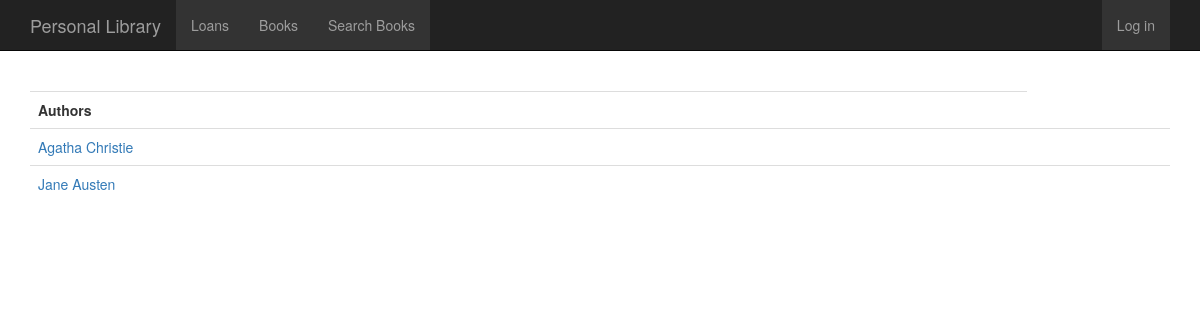
/author/, run on an earlier commit of the app's database.
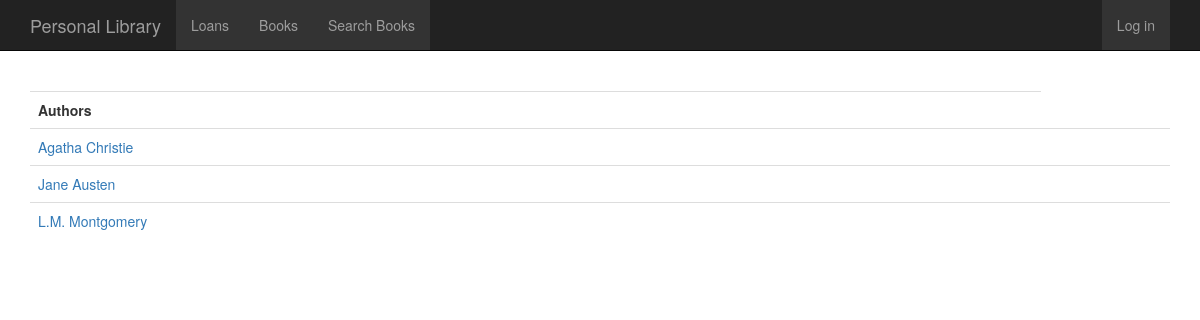
And on a later commit of the database.
### libraryapp/models.py (models this page shows)
class Author(models.Model):
	author = models.CharField(max_length=2000, null=True)

### libraryapp/views.py (the view)
# urls.py: url(r'^author/$', AuthorList.as_view(), name='author_list'),
class AuthorList(ListView):
    model = Author
    ordering = ['author']

### libraryapp/templates/libraryapp/author_list.html (shortened to what this page needs)
{% extends 'libraryapp/base.html' %}
{% load staticfiles %}
{% block content %}
   <div class="container">
    <br>
    <table class="table">
      <tr>
      	<th>Authors</th>
      </tr>
      {% if object_list %}
        {% for author in object_list %}
        <tr>
          <td><a href="/author/{{author.id}}">{{author.author}}</a></td>
          <td>
        </tr>
        {% endfor %}
      {% endif %}
    </table>
  </div>
</div>
{% endblock %}

What changed in the data, as far as the page shows it:
added Author: author "L.M. Montgomery"
